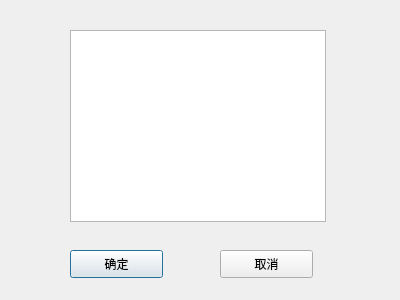
<?xml version="1.0" encoding="UTF-8"?>
<ui version="4.0">
 <class>guahao</class>
 <widget class="QDialog" name="guahao">
  <property name="geometry">
   <rect>
    <x>0</x>
    <y>0</y>
    <width>400</width>
    <height>300</height>
   </rect>
  </property>
  <property name="windowTitle">
   <string>Dialog</string>
  </property>
  <widget class="QPushButton" name="pushButton">
   <property name="geometry">
    <rect>
     <x>70</x>
     <y>250</y>
     <width>93</width>
     <height>28</height>
    </rect>
   </property>
   <property name="text">
    <string>确定</string>
   </property>
  </widget>
  <widget class="QListWidget" name="listWidget">
   <property name="geometry">
    <rect>
     <x>70</x>
     <y>30</y>
     <width>256</width>
     <height>192</height>
    </rect>
   </property>
  </widget>
  <widget class="QPushButton" name="pushButton_2">
   <property name="geometry">
    <rect>
     <x>220</x>
     <y>250</y>
     <width>93</width>
     <height>28</height>
    </rect>
   </property>
   <property name="text">
    <string>取消</string>
   </property>
  </widget>
 </widget>
 <resources/>
 <connections>
  <connection>
   <sender>pushButton_2</sender>
   <signal>clicked()</signal>
   <receiver>guahao</receiver>
   <slot>close()</slot>
   <hints>
    <hint type="sourcelabel">
     <x>264</x>
     <y>264</y>
    </hint>
    <hint type="destinationlabel">
     <x>366</x>
     <y>240</y>
    </hint>
   </hints>
  </connection>
 </connections>
</ui>
